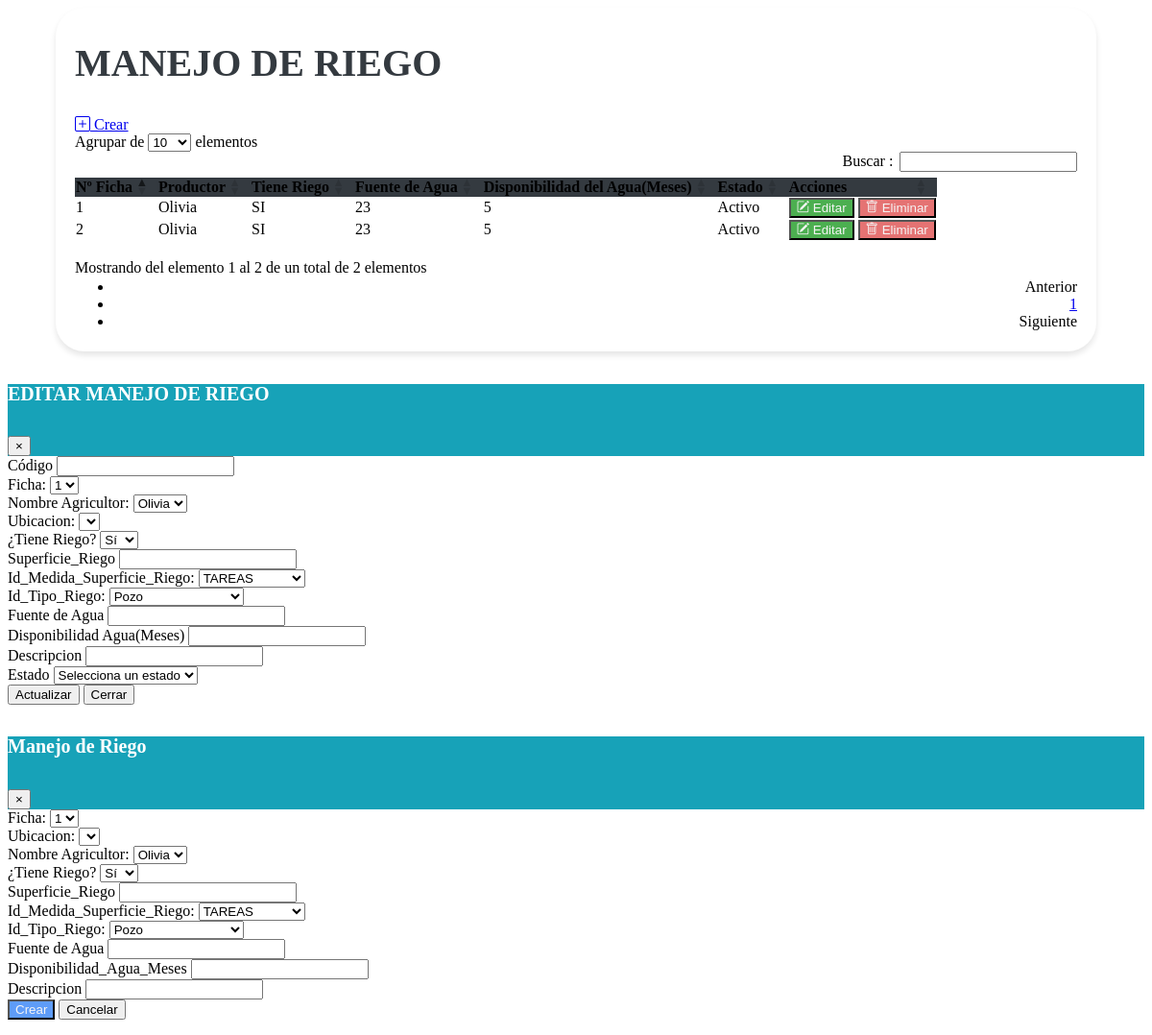
Page /vistas/Mantenimiento_Manejo_Riego.php on the committed database.
### tables this page shows
CREATE TABLE `tbl_manejo_riego` (
  `Id_Manejo_Riego` bigint(20) NOT NULL,
  `Id_Ficha` bigint(20) DEFAULT NULL,
  `Id_Ubicacion` bigint(20) DEFAULT NULL,
  `Id_Productor` bigint(20) DEFAULT NULL,
  `Tiene_Riego` enum('S','N') DEFAULT NULL,
  `Superficie_Riego` decimal(10,2) DEFAULT NULL,
  `Id_Medida_Superficie_Riego` bigint(20) DEFAULT NULL,
  `Id_Tipo_Riego` bigint(20) DEFAULT NULL,
  `Fuente_Agua` varchar(255) DEFAULT NULL,
  `Disponibilidad_Agua_Meses` int(11) DEFAULT NULL,
  `Descripcion` varchar(255) DEFAULT NULL,
  `Id_Usuario` bigint(20) DEFAULT NULL,
  `Creado_Por` varchar(255) DEFAULT NULL,
  `Fecha_Creacion` timestamp NOT NULL DEFAULT current_timestamp(),
  `Modificado_Por` varchar(255) DEFAULT NULL,
  `Fecha_Modificacion` timestamp NOT NULL DEFAULT current_timestamp() ON UPDATE current_timestamp(),
  `Estado` enum('A','I') DEFAULT 'A'
);

CREATE TABLE `tbl_productor` (
  `id_ficha` varchar(50) DEFAULT NULL,
  `id_productor` bigint(20) NOT NULL,
  `primer_nombre` varchar(255) DEFAULT NULL,
  `segundo_nombre` varchar(255) DEFAULT NULL,
  `primer_apellido` varchar(255) DEFAULT NULL,
  `segundo_apellido` varchar(255) DEFAULT NULL,
  `identificacion` bigint(20) DEFAULT NULL,
  `fecha_nacimiento` date DEFAULT NULL,
  `genero` varchar(10) DEFAULT NULL,
  `estado_civil` varchar(20) DEFAULT NULL,
  `nivel_escolaridad` varchar(50) DEFAULT NULL,
  `ultimo_grado_escolar_aprobado` varchar(50) DEFAULT NULL,
  `telefono_1` int(11) DEFAULT NULL,
  `telefono_2` int(11) DEFAULT NULL,
  `telefono_3` int(11) DEFAULT NULL,
  `email_1` varchar(255) DEFAULT NULL,
  `email_2` varchar(255) DEFAULT NULL,
  `email_3` varchar(255) DEFAULT NULL,
  `descripcion` text DEFAULT NULL,
  `creado_por` varchar(25) DEFAULT NULL,
  `fecha_creacion` timestamp NOT NULL DEFAULT current_timestamp() ON UPDATE current_timestamp(),
  `modificado_por` varchar(25) DEFAULT NULL,
  `fecha_modificacion` timestamp NOT NULL DEFAULT current_timestamp(),
  `estado` enum('A','I') DEFAULT NULL
);

### vistas/Mantenimiento_Manejo_Riego.php (the view, shortened to what the rows shown need)
<link href="https://cdn.jsdelivr.net/npm/bootstrap-icons@1.10.0/font/bootstrap-icons.css" rel="stylesheet">
<link rel="stylesheet" href="assets/css/estilos.css">
    <link rel="stylesheet" href="https://cdn.datatables.net/1.10.20/css/dataTables.bootstrap4.min.css">
<div class="containertable">
    <div class="d-flex justify-content-between align-items-end mb-4">
        <div>
            <h1 class="poppins-font mb-2">MANEJO DE RIEGO</h1>
            <br>
        </div>
    </div>
    <div class="table-responsive">
    <table id="tablax" class="table table-hover">
            <thead class="table-dark text-center" style="background-color: #343A40;">
                <tr>
                    <th scope="col">Nº Ficha</th>
                    <th scope="col">Productor</th>
                    <th scope="col">Tiene Riego</th>
                    <th scope="col">Fuente de Agua</th>
                    <th scope="col">Disponibilidad del Agua(Meses)</th>
                    <th scope="col">Estado</th>
                    <th scope="col">Acciones</th>
                </tr>
            </thead>
            <tbody class="text-center">
                <?php
                include "../php/conexion_be.php";
                $sql = $conexion->query("SELECT
                MR.*,
                P.primer_nombre
            FROM
                tbl_manejo_riego MR
                INNER JOIN tbl_productor P ON MR.Id_Productor = P.id_productor;
            ");
                while ($datos = $sql->fetch_object()) { ?>
                    <tr>
                        <td><?= $datos->Id_Ficha ?></td>
                        <td><?= $datos->primer_nombre ?></td>
                        <td><?php
                            if ($datos->Tiene_Riego == "S") {
                                echo '<span class="badge bg-success">SI</span>';
                            } else {
                                echo '<span class="badge bg-danger">NO</span>';
                            }
                            ?>
                        </td>
                        <td><?= $datos->Fuente_Agua ?></td>
                        <td><?= $datos->Disponibilidad_Agua_Meses ?></td>
                        <td><?php
                            if ($datos->Estado == "A") {
                                echo '<span class="badge bg-success">Activo</span>';
                            } else {
                                echo '<span class="badge bg-danger">Inactivo</span>';
                            }
                            ?></td>
                        <td>
                            <button type="button" class="btn btn-editar" data-toggle="modal" data-target="#modalEditar" onclick="abrirModalEditar ('<?= $datos->Id_Manejo_Riego ?>', '<?= $datos->Id_Ficha ?>', '<?= $datos->Id_Ubicacion ?>' , '<?= $datos->Id_Productor ?>','<?= $datos->Tiene_Riego ?>' , '<?= $datos->Superficie_Riego ?>','<?= $datos->Id_Medida_Superficie_Riego ?>' , '<?= $datos->Id_Tipo_Riego ?>', '<?= $datos->Fuente_Agua ?>', '<?= $datos->Disponibilidad_Agua_Meses ?>', '<?= $datos->Descripcion ?>','<?= $datos->Estado ?>')">
                                <i class="bi bi-pencil-square"></i>
                                Editar
                            </button>
                            <form id="deleteForm" method="POST" action="modelos/eliminar_manejo_riego.php" style="display: inline;">
                                <button type="submit" class="btn btn-eliminar">
                                    <i class="bi bi-trash"></i>
                                    Eliminar
                                </button>
                            </form>
                        </td>
                    </tr>
                <?php }
                ?>
            </tbody>
        </table>
    </div>
</div>

### rows in the picture
tbl_manejo_riego: Id_Ficha "1", Id_Productor.primer_nombre "Olivia", Tiene_Riego "SI", Fuente_Agua "23", Disponibilidad_Agua_Meses "5", Estado "Activo"
tbl_manejo_riego: Id_Ficha "2", Id_Productor.primer_nombre "Olivia", Tiene_Riego "SI", Fuente_Agua "23", Disponibilidad_Agua_Meses "5", Estado "Activo"

### other values in the picture
form field Id_Ficha "1"
form field Id_Productor "Olivia"
form field Id_Medida_Superficie_Riego "TAREAS"
form field Id_Tipo_Riego "Pozo"
